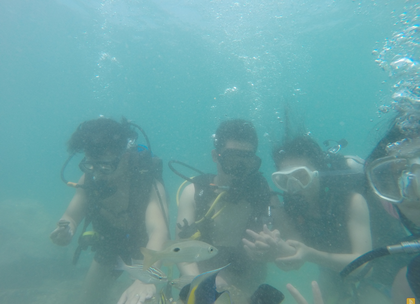
%> input picture 112_img_.png, 420 x 304 px, shrunk from 2000 x 1450 before the run
$ octave --eval "result = computeUIQM(imread('112_img_.png'));"   (GNU Octave 9; MATLAB toolbox functions it lacks are replaced by stand-ins)
%> lines starting %> are read from the running program, lines starting %| are printed output that depends on the picture
function uiqm = computeUIQM(img)
%COMPUTEUIQM Computes the Underwater Image Quality Measure (UIQM).
% UIQM = c1*UICM + c2*UISM + c3*UIConM
% Panetta et al. 2016 - higher is better.

    c1 = 0.0282; c2 = 0.2953; c3 = 3.5753; % Standard weights

    %% UICM: Underwater Image Colorfulness Measure
    R = img(:,:,1); G = img(:,:,2); B = img(:,:,3);
%> after `R = img(:,:,1)`:
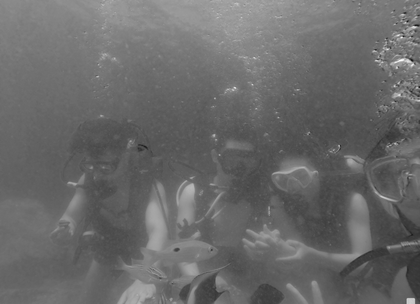
%> R: size 304x420 uint8; min 23, max 255, mean 105.3
%> after `G = img(:,:,2)`:
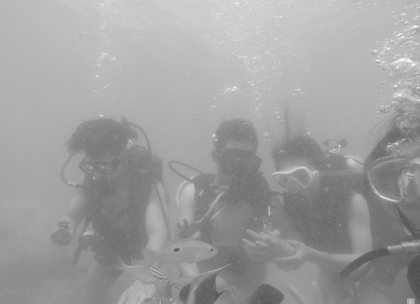
%> G: size 304x420 uint8; min 81, max 255, mean 159
    RG = R - G; YB = (R + G)/2 - B;

    mu_RG = mean(RG(:)); sigma_RG = std(RG(:));
%> after `mu_RG = mean(RG(:))`: mu_RG = 0.0119
%> after `sigma_RG = std(RG(:))`: sigma_RG = 0.611
    mu_YB = mean(YB(:)); sigma_YB = std(YB(:));
%> after `mu_YB = mean(YB(:))`: mu_YB = 0.0544
%> after `sigma_YB = std(YB(:))`: sigma_YB = 1.58

    UICM = -0.0268 * sqrt(mu_RG^2 + mu_YB^2) + ...
            0.1586 * sqrt(sigma_RG^2 + sigma_YB^2);
%> UICM = 0.267

    %% UISM: Underwater Image Sharpness Measure
    gray = rgb2gray(img);
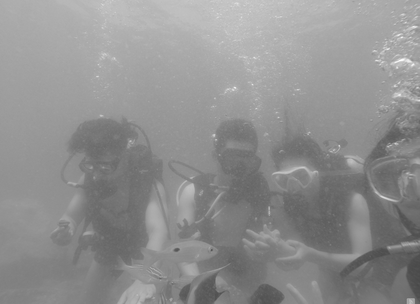
%> gray: size 304x420 uint8; min 73, max 255, mean 143.3
    sobelH = fspecial('sobel');
    edgeH = imfilter(gray, sobelH, 'replicate');
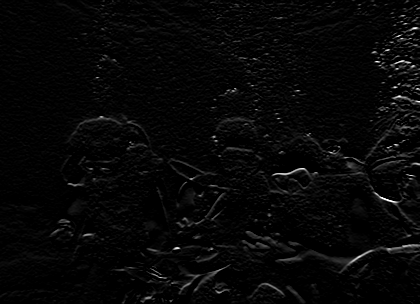
%> edgeH: size 304x420 uint8; min 0, max 255, mean 6.8
    edgeV = imfilter(gray, sobelH', 'replicate');
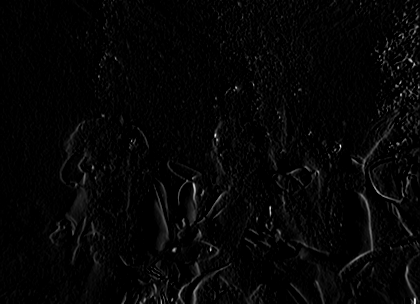
%> edgeV: size 304x420 uint8; min 0, max 246, mean 5.5
    edge_mag = sqrt(edgeH.^2 + edgeV.^2);
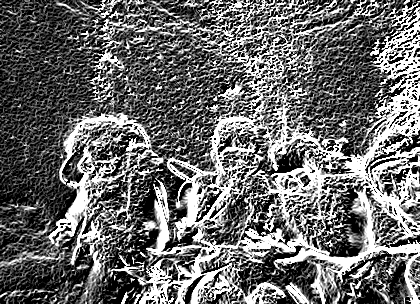
%> edge_mag: size 304x420 double; min 0, max 15.97, mean 6.71; drawn with min black and max white
    UISM = mean(edge_mag(:));
%> UISM = 6.71

    %% UIConM: Underwater Image Contrast Measure
    % Using Michelson contrast in local patches
    blk = 5;
    [rows, cols] = size(gray);
%> rows = 304; cols = 420
    contrast_vals = [];
    for r = 1:blk:rows-blk
        for c = 1:blk:cols-blk
            patch = gray(r:r+blk-1, c:c+blk-1);
            I_max = max(patch(:));
            I_min = min(patch(:));
            if (I_max + I_min) > 0
                contrast_vals(end+1) = (I_max - I_min) / (I_max + I_min);
            end
        end
    end
%> after the loop, contrast_vals = 4980 values from 0 to 0
    UIConM = mean(contrast_vals);
%> UIConM = 0

    uiqm = c1*UICM + c2*UISM + c3*UIConM;
%> uiqm = 1.99
end
